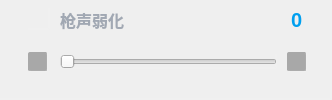
                  <widget class="QWidget" name="widget_2" native="true">
                   <property name="minimumSize">
                    <size>
                     <width>308</width>
                     <height>73</height>
                    </size>
                   </property>
                   <property name="styleSheet">
                    <string notr="true">border-radius:0px;
background:none;
border-right: 2px solid rgba(255, 255, 255, 0.05);
border-bottom: 2px solid rgba(255, 255, 255, 0.05);
</string>
                   </property>
                   <layout class="QGridLayout" name="gridLayout_20">
                    <property name="leftMargin">
                     <number>28</number>
                    </property>
                    <property name="topMargin">
                     <number>0</number>
                    </property>
                    <property name="rightMargin">
                     <number>25</number>
                    </property>
                    <property name="bottomMargin">
                     <number>20</number>
                    </property>
                    <property name="horizontalSpacing">
                     <number>10</number>
                    </property>
                    <property name="verticalSpacing">
                     <number>13</number>
                    </property>
                    <item row="0" column="0">
                     <widget class="QLabel" name="lab_algoIcon_2">
                      <property name="enabled">
                       <bool>true</bool>
                      </property>
                      <property name="minimumSize">
                       <size>
                        <width>22</width>
                        <height>22</height>
                       </size>
                      </property>
                      <property name="maximumSize">
                       <size>
                        <width>22</width>
                        <height>22</height>
                       </size>
                      </property>
                      <property name="styleSheet">
                       <string notr="true">QLabel
{
	border-image: url(:/Skin/Images/Headphones/Algo/Gunshot-no.png);
}
QLabel:disabled
{
	border-image: url(:/Skin/Images/Headphones/Algo/Gunshot-di.png);
}</string>
                      </property>
                      <property name="text">
                       <string/>
                      </property>
                     </widget>
                    </item>
                    <item row="0" column="1">
                     <widget class="QLabel" name="lab_algo_3">
                      <property name="minimumSize">
                       <size>
                        <width>87</width>
                        <height>23</height>
                       </size>
                      </property>
                      <property name="maximumSize">
                       <size>
                        <width>16777215</width>
                        <height>23</height>
                       </size>
                      </property>
                      <property name="styleSheet">
                       <string notr="true">font-family: &quot;Noto Sans S Chinese&quot;; font-weight: 500;
font-size: 16px;
color: #A1A8B3;
background:transparent;
border:none;</string>
                      </property>
                      <property name="text">
                       <string>枪声弱化</string>
                      </property>
                      <property name="alignment">
                       <set>Qt::AlignLeading|Qt::AlignLeft|Qt::AlignVCenter</set>
                      </property>
                     </widget>
                    </item>
                    <item row="1" column="0">
                     <widget class="QPushButton" name="pBt_Gunshot_sub">
                      <property name="minimumSize">
                       <size>
                        <width>20</width>
                        <height>20</height>
                       </size>
                      </property>
                      <property name="maximumSize">
                       <size>
                        <width>20</width>
                        <height>20</height>
                       </size>
                      </property>
                      <property name="styleSheet">
                       <string notr="true">QPushButton
{
	background: rgba(0, 0, 0, 0.3);
	border-radius: 2px;
	border-image: url(:/Skin/Images/Slider/sub-no.png);
}
QPushButton:hover
{
	border-image: url(:/Skin/Images/Slider/sub-ho.png);
}
QPushButton:pressed
{
	border-image: url(:/Skin/Images/Slider/sub-ch.png);
}
QPushButton:disabled
{
	border-image: url(:/Skin/Images/Slider/sub-dis.png);
}</string>
                      </property>
                      <property name="text">
                       <string/>
                      </property>
                     </widget>
                    </item>
                    <item row="1" column="1">
                     <widget class="GearSlider" name="hSlider_Gunshot">
                      <property name="enabled">
                       <bool>true</bool>
                      </property>
                      <property name="minimumSize">
                       <size>
                        <width>217</width>
                        <height>15</height>
                       </size>
                      </property>
                      <property name="maximumSize">
                       <size>
                        <width>16777215</width>
                        <height>15</height>
                       </size>
                      </property>
                      <property name="styleSheet">
                       <string notr="true"/>
                      </property>
                      <property name="maximum">
                       <number>6</number>
                      </property>
                      <property name="singleStep">
                       <number>1</number>
                      </property>
                      <property name="pageStep">
                       <number>1</number>
                      </property>
                      <property name="value">
                       <number>0</number>
                      </property>
                      <property name="orientation">
                       <enum>Qt::Horizontal</enum>
                      </property>
                     </widget>
                    </item>
                    <item row="1" column="2">
                     <widget class="QPushButton" name="pBt_Gunshot_add">
                      <property name="minimumSize">
                       <size>
                        <width>20</width>
                        <height>20</height>
                       </size>
                      </property>
                      <property name="maximumSize">
                       <size>
                        <width>20</width>
                        <height>20</height>
                       </size>
                      </property>
                      <property name="styleSheet">
                       <string notr="true">QPushButton
{
	background: rgba(0, 0, 0, 0.3);
	border-radius: 2px;
	border-image: url(:/Skin/Images/Slider/add-no.png);
}
QPushButton:hover
{
	border-image: url(:/Skin/Images/Slider/add-ho.png);
}
QPushButton:pressed
{
	border-image: url(:/Skin/Images/Slider/add-ch.png);
}
QPushButton:disabled
{
	border-image: url(:/Skin/Images/Slider/add-dis.png);
}</string>
                      </property>
                      <property name="text">
                       <string/>
                      </property>
                     </widget>
                    </item>
                    <item row="0" column="2">
                     <widget class="QLineEdit" name="lab_GunshotVal">
                      <property name="enabled">
                       <bool>false</bool>
                      </property>
                      <property name="minimumSize">
                       <size>
                        <width>20</width>
                        <height>23</height>
                       </size>
                      </property>
                      <property name="maximumSize">
                       <size>
                        <width>20</width>
                        <height>23</height>
                       </size>
                      </property>
                      <property name="styleSheet">
                       <string notr="true">border-radius:0px;
border:none;
background-color: transparent;
color: #009FEF;
font-family: &quot;YouSheBiaoTiHei&quot;;
font-weight: 500;
font-size: 20px;
</string>
                      </property>
                      <property name="text">
                       <string>0</string>
                      </property>
                      <property name="maxLength">
                       <number>32767</number>
                      </property>
                      <property name="alignment">
                       <set>Qt::AlignCenter</set>
                      </property>
                     </widget>
                    </item>
                   </layout>
                  </widget>
